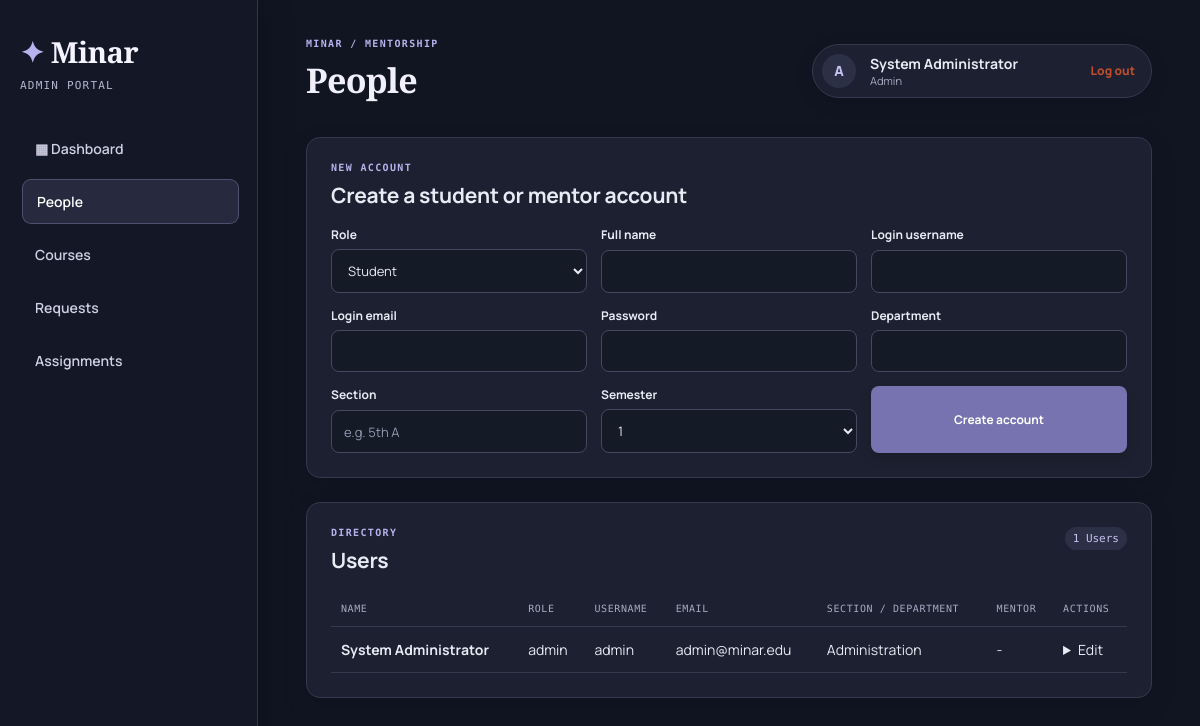
Before: /admin.php?view=people (signed in) with the older database file.
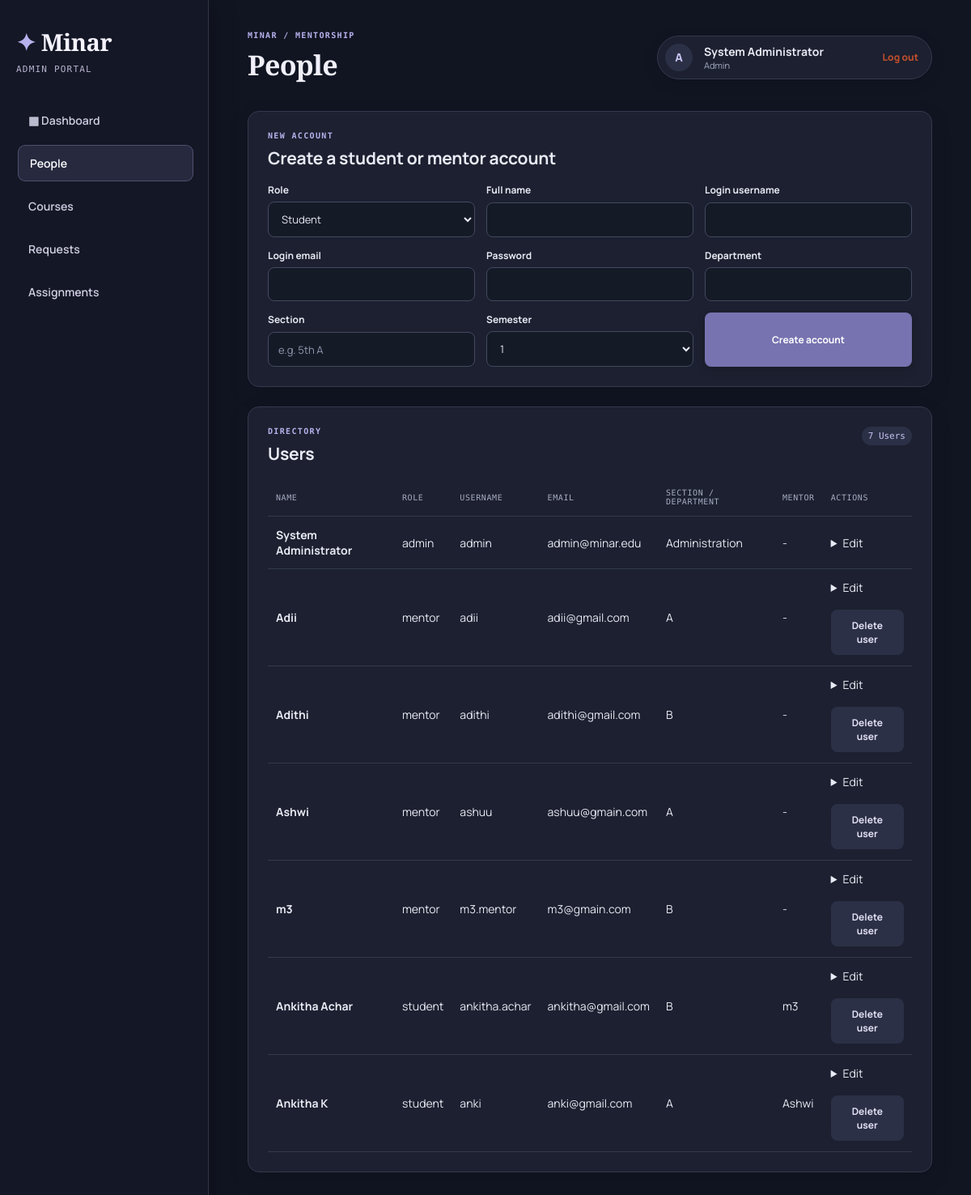
After: the same page with the newer database file.
### tables this page shows
CREATE TABLE `users` (
  `id` int(11) NOT NULL AUTO_INCREMENT,
  `role` enum('admin','mentor','student') NOT NULL,
  `name` varchar(100) NOT NULL,
  `username` varchar(50) NOT NULL,
  `email` varchar(120) NOT NULL,
  `password` varchar(255) NOT NULL,
  `department` varchar(100) DEFAULT NULL,
  `section` varchar(20) DEFAULT NULL,
  `semester` tinyint(4) DEFAULT NULL,
  `dob` date DEFAULT NULL,
  `created_at` timestamp NOT NULL DEFAULT current_timestamp(),
  PRIMARY KEY (`id`),
  UNIQUE KEY `username` (`username`),
  UNIQUE KEY `email` (`email`)
);

### config.php (called while the page is built, shortened)
<?php
function db(): PDO
{
    static $pdo;
    if (!$pdo) {
        $pdo = new PDO('mysql:host=' . DB_HOST . ';dbname=' . DB_NAME . ';charset=utf8mb4', DB_USER, DB_PASS, [
            PDO::ATTR_ERRMODE => PDO::ERRMODE_EXCEPTION,
            PDO::ATTR_DEFAULT_FETCH_MODE => PDO::FETCH_ASSOC,
        ]);
    }
    return $pdo;
}
function e($value): string
{
    return htmlspecialchars((string) $value, ENT_QUOTES, 'UTF-8');
}
function countOf(string $table, string $where = '1=1'): int
{
    return (int) db()->query("SELECT COUNT(*) FROM $table WHERE $where")->fetchColumn();
}

### admin.php (the view, shortened to what this page needs)
<?php
require_once __DIR__ . '/layout.php';
$view = $_GET['view'] ?? 'dashboard';
try {
    $data = get_admin_data();
} catch (Throwable $exception) {
    page_start('Admin dashboard', 'Admin');
    echo '<div class="notice warning">' . e($exception->getMessage()) . '</div>';
    page_end();
    exit;
}
page_start($view === 'dashboard' ? 'Admin dashboard' : ucfirst($view), 'Admin', $view);
?>
<?php if ($view === 'people'): ?>
    <section class="panel"><p class="eyebrow">NEW ACCOUNT</p><h2>Create a student or mentor account</h2>
        <form method="post" class="form-grid"><input type="hidden" name="action" value="create_user">
            <label>Role<select name="role" required><option value="student">Student</option><option value="mentor">Mentor</option></select></label>
            <label>Full name<input required name="name" autocomplete="name"></label>
            <label>Login username<input required name="username" autocomplete="username"></label>
            <label>Login email<input required type="email" name="email" autocomplete="email"></label>
            <label>Password<input required type="password" name="password" minlength="8" autocomplete="new-password"></label>
            <label>Department<input required name="department"></label>
            <label>Section<input required name="section" placeholder="e.g. 5th A"></label>
            <label>Semester<select required name="semester"><?php semester_options(1); ?></select></label>
            <button>Create account</button>
        </form>
    </section>
    <section class="panel"><div class="panel-title"><div><p class="eyebrow">DIRECTORY</p><h2>Users</h2></div><span class="badge"><?= count($data['users']) ?> users</span></div><div class="table-wrap"><table>
        <thead><tr><th>Name</th><th>Role</th><th>Username</th><th>Email</th><th>Section / Department</th><th>Mentor</th><th>Actions</th></tr></thead>
        <tbody><?php foreach ($data['users'] as $user): ?><tr>
            <td><strong><?= e($user['name']) ?></strong></td><td><?= e($user['role']) ?></td><td><?= e($user['username']) ?></td><td><?= e($user['email']) ?></td><td><?= e($user['section'] ?: $user['department']) ?></td><td><?= e($user['role'] === 'student' ? ($user['mentor_name'] ?: 'Pending') : '-') ?></td>
            <td><details><summary>Edit</summary></details>
                <?php if ($user['role'] !== 'admin'): ?><form method="post" onsubmit="return confirm('Delete this user and their related records?')" style="margin-top:8px"><button class="secondary" type="submit">Delete user</button></form><?php endif; ?></td>
        </tr><?php endforeach; ?></tbody>
    </table></div></section>
<?php endif; ?>
<?php page_end(); ?>
<?php
function semester_options(int $selected = 0): void
{
    for ($semester = 1; $semester <= 8; $semester++) {
        $isSelected = $semester === $selected ? ' selected' : '';
        echo '<option value="' . $semester . '"' . $isSelected . '>' . $semester . '</option>';
    }
}
function get_admin_data(): array { $students=db()->query("SELECT s.*,m.name mentor_name FROM users s LEFT JOIN mentor_assignments a ON a.student_id=s.id LEFT JOIN users m ON m.id=a.mentor_id WHERE s.role='student' ORDER BY s.section,s.name")->fetchAll(); $requests=db()->query("SELECT r.*,u.name student_name,u.section,GROUP_CONCAT(c.code SEPARATOR ', ') subjects FROM course_requests r JOIN users u ON u.id=r.student_id LEFT JOIN request_courses rc ON rc.request_id=r.id LEFT JOIN courses c ON c.id=rc.course_id GROUP BY r.id ORDER BY r.created_at DESC")->fetchAll(); return ['student_count'=>countOf('users',"role='student'"),'mentor_count'=>countOf('users',"role='mentor'"),'pending_count'=>countOf('course_requests',"status='pending'"),'course_count'=>countOf('courses'),'mentors'=>db()->query("SELECT * FROM users WHERE role='mentor' ORDER BY name")->fetchAll(),'unassigned'=>array_filter($students,fn($student)=>!$student['mentor_name']),'assigned'=>array_filter($students,fn($student)=>$student['mentor_name']),'courses'=>db()->query('SELECT * FROM courses ORDER BY semester,code')->fetchAll(),'users'=>db()->query("SELECT u.*,m.name mentor_name FROM users u LEFT JOIN mentor_assignments a ON a.student_id=u.id LEFT JOIN users m ON m.id=a.mentor_id ORDER BY u.role,u.name")->fetchAll(),'requests'=>$requests,'pending_requests'=>array_filter($requests,fn($request)=>$request['status']==='pending')]; }

### layout.php (shortened to what this page needs)
<?php
require_once __DIR__ . '/config.php';
function page_start(string $title, string $role, string $active = 'dashboard'): void
{
    $profile = [
        'Admin' => ['A', 'System Administrator'],
        'Mentor' => ['M', 'Dr. Arjun Mehta'],
        'Student' => ['S', 'Aarav Sharma'],
    ][$role];
    ?>
<!doctype html>
<html lang="en">
<head>
    <link rel="stylesheet" href="<?= BASE_URL ?>/assets/style.css?v=<?= filemtime(__DIR__ . '/assets/style.css') ?>">
</head>
<body class="<?= strtolower(e($role)) ?>-portal">
    <aside class="sidebar">
        <a class="brand" href="<?= BASE_URL ?>/index.php"><span>✦</span> Minar</a>
        <p class="role-label"><?= e($role) ?> portal</p>
        <nav>
            <a class="<?= $active === 'dashboard' ? 'active' : '' ?>" href="<?= BASE_URL ?>/<?= strtolower($role) ?>.php">▦ Dashboard</a>
            <?php foreach (role_navigation($role) as $link): ?>
                <a class="<?= $active === $link['id'] ? 'active' : '' ?>" href="<?= $role === 'Admin' ? BASE_URL . '/admin.php?view=' . rawurlencode($link['id']) : '#' . e($link['id']) ?>"><?= e($link['label']) ?></a>
            <?php endforeach; ?>
        </nav>
    </aside>
    <main>
        <header>
            <div>
                <p class="eyebrow">MINAR / MENTORSHIP</p>
                <h1><?= e($title) ?></h1>
            </div>
            <div class="user-chip" id="profile">
                <span class="avatar"><?= $profile[0] ?></span>
                <div><strong><?= e($_SESSION['name'] ?? $profile[1]) ?></strong><small><?= e($role) ?></small></div>
                <a class="logout-link" href="<?= BASE_URL ?>/logout.php">Log out</a>
            </div>
        </header>
<?php
}
function role_navigation(string $role): array
{
    $navigation = [
        'Admin' => [
            ['id' => 'people', 'label' => 'People'],
            ['id' => 'courses', 'label' => 'Courses'],
            ['id' => 'requests', 'label' => 'Requests'],
            ['id' => 'assignments', 'label' => 'Assignments'],
        ],
        'Mentor' => [
            ['id' => 'students', 'label' => 'My students'],
            ['id' => 'requests', 'label' => 'Requests'],
            ['id' => 'meetings', 'label' => 'Meetings'],
            ['id' => 'availability', 'label' => 'Availability'],
            ['id' => 'announcements', 'label' => 'Announcements'],
        ],
        'Student' => [
            ['id' => 'courses', 'label' => 'Course selection'],
            ['id' => 'mentor', 'label' => 'My mentor'],
            ['id' => 'meetings', 'label' => 'Meetings'],
            ['id' => 'academic', 'label' => 'Academic'],
        ],
    ];
    return $navigation[$role] ?? [];
}
function page_end(): void
{
    ?>
    </main>
</body>
</html>
<?php
}

### layout.php (style rules this page uses)
.logout-link { margin-left:8px;color:#bd4e2c;font-size:12px;font-weight:800;text-decoration:none }

Changed rows visible on the page:
added users: name "Adii", role "mentor", username "adii", email "adii@gmail.com", section "A", role "-"
added users: name "Adithi", role "mentor", username "adithi", email "adithi@gmail.com", section "B", role "-"
added users: name "Ashwi", role "mentor", username "ashuu", email "ashuu@gmain.com", section "A", role "-"
added users: name "m3", role "mentor", username "m3.mentor", email "m3@gmain.com", section "B", role "-"
added users: name "Ankitha Achar", role "student", username "ankitha.achar", email "ankitha@gmail.com", section "B", users.name "m3"
added users: name "Ankitha K", role "student", username "anki", email "anki@gmail.com", section "A", users.name "Ashwi"
Other visible differences:
count($data['users']): "1" → "7"
